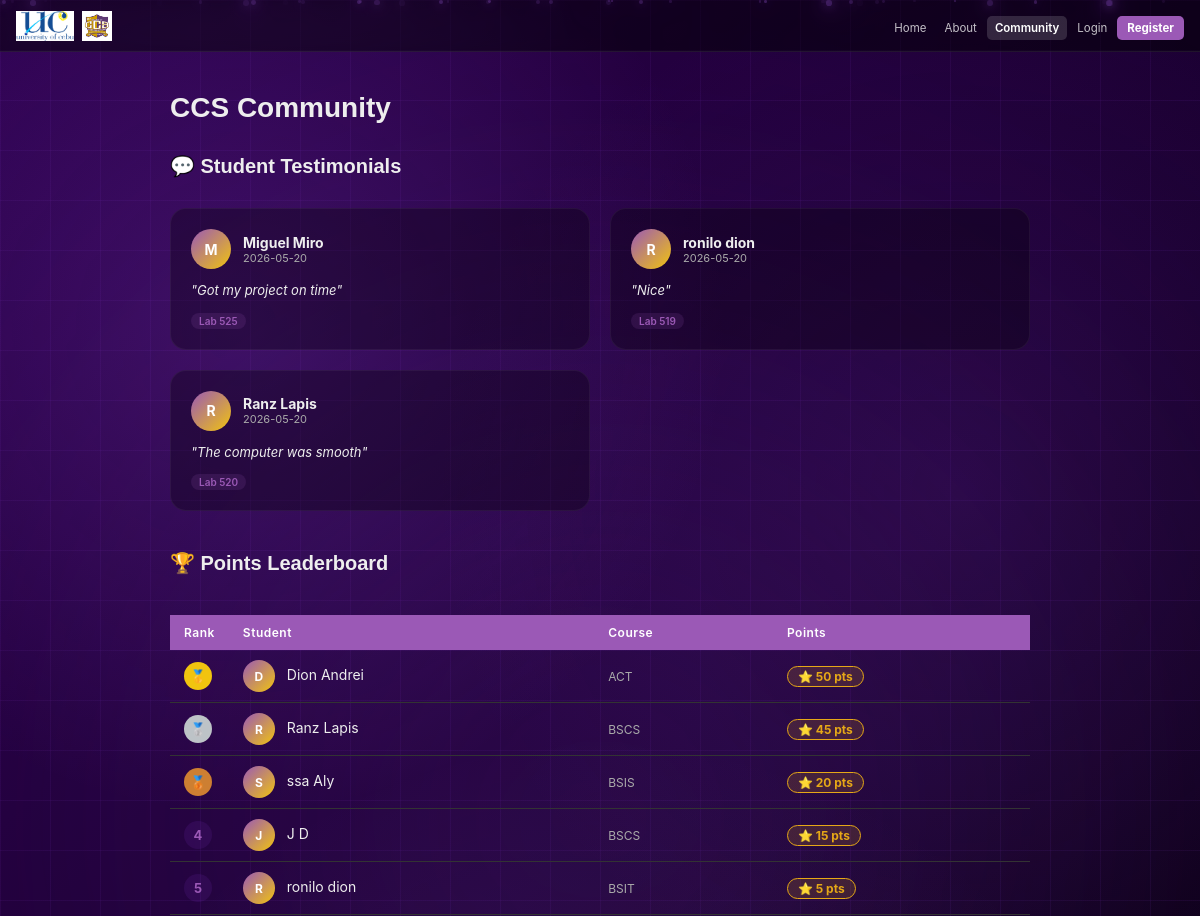
Before: /community (upper part) with the older database file.
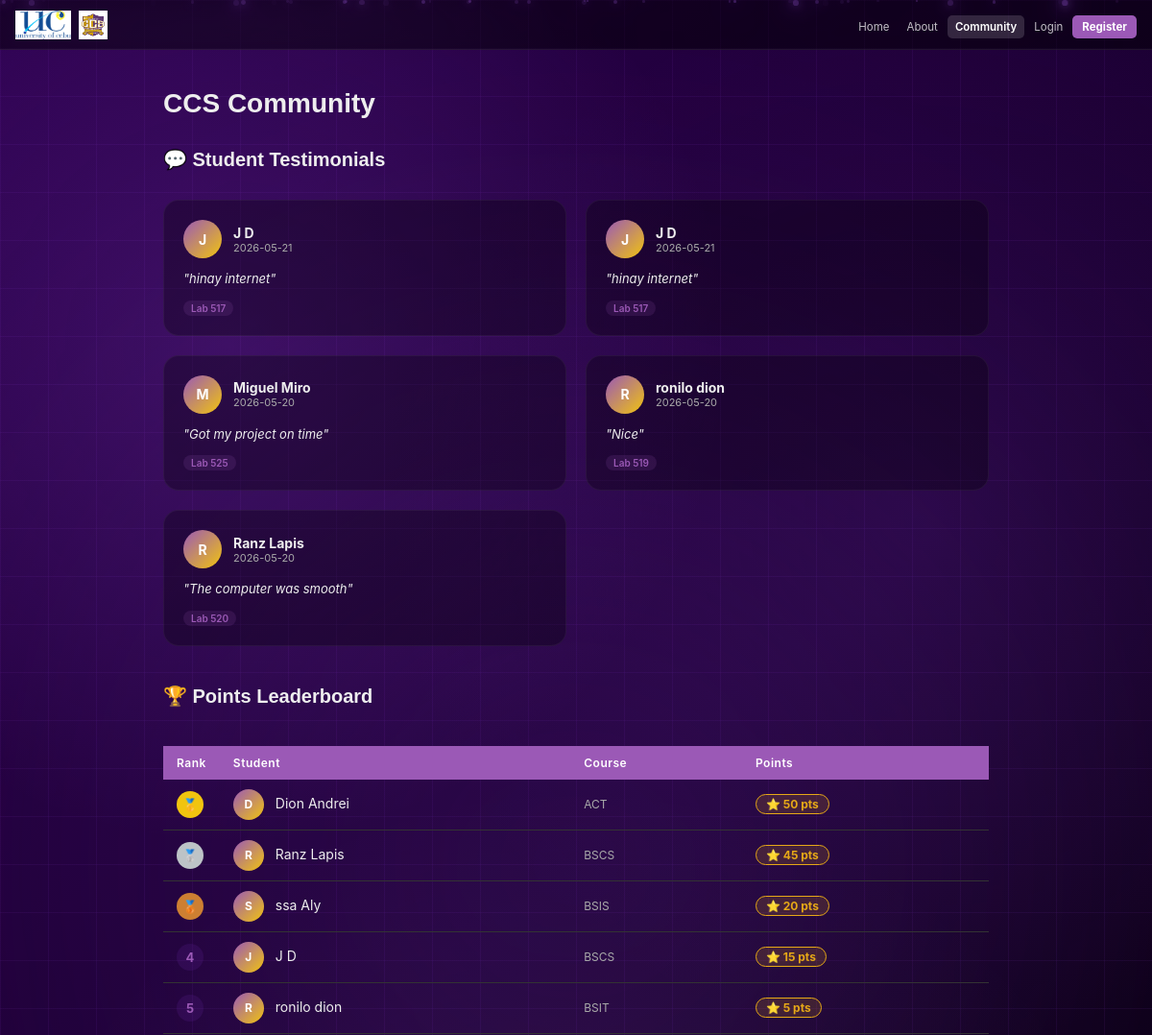
After: the same page with the newer database file.
### tables this page shows
CREATE TABLE feedback (
        id INTEGER PRIMARY KEY AUTOINCREMENT,
        idnum TEXT NOT NULL,
        name TEXT NOT NULL,
        message TEXT NOT NULL,
        lab TEXT,
        date TEXT NOT NULL DEFAULT (DATE('now'))
    , pc_id INTEGER, sitin_id INTEGER);

CREATE TABLE users (
        id INTEGER PRIMARY KEY AUTOINCREMENT,
        idnum TEXT NOT NULL UNIQUE,
        lastname TEXT NOT NULL,
        firstname TEXT NOT NULL,
        midname TEXT,
        email TEXT NOT NULL UNIQUE,
        course TEXT NOT NULL,
        level TEXT NOT NULL,
        address TEXT NOT NULL,
        password TEXT NOT NULL,
        sessions INTEGER NOT NULL DEFAULT 30,
        photo TEXT DEFAULT NULL
    );

CREATE TABLE rewards (
        id INTEGER PRIMARY KEY AUTOINCREMENT,
        idnum TEXT NOT NULL UNIQUE,
        points INTEGER NOT NULL DEFAULT 0
    );

### app.py (the view)
@app.route('/community')
def community():
    conn = get_db()
    testimonials = conn.execute('SELECT * FROM feedback ORDER BY id DESC LIMIT 10').fetchall()
    leaderboard = conn.execute('''SELECT r.idnum, r.points, u.firstname, u.lastname, u.course
                                  FROM rewards r JOIN users u ON u.idnum = r.idnum
                                  ORDER BY r.points DESC LIMIT 10''').fetchall()
    conn.close()
    return render_template('community.html', testimonials=testimonials, leaderboard=leaderboard)

### app.py (called while the page is built, shortened)
def get_db():
    conn = sqlite3.connect(os.path.join(BASE_DIR, 'database.db'))
    conn.row_factory = sqlite3.Row
    return conn

@app.before_request
def csrf_protect():
    if 'csrf_token' not in session:
        session['csrf_token'] = secrets.token_hex(16)
    if request.method == "POST":
        token = session.get('csrf_token', '')
        form_token = request.form.get('csrf_token', '')
        if not token or token != form_token:
            flash('Invalid request. Please try again.', 'error')
            return redirect(request.url)

@app.context_processor
def inject_unread_count():
    return dict(unread_count=0)

### templates/community.html (shortened to what this page needs)
<!DOCTYPE html>
<html lang="en" data-theme="dark">
<head>
  <link rel="stylesheet" href="{{ url_for('static', filename='style.css') }}" />
</head>
<body>
  <nav>
    <div class="nav-left">
      <img src="{{ url_for('static', filename='uclogo.png') }}" alt="UC" class="nav-logo" />
      <img src="{{ url_for('static', filename='ccsmainlogo.png') }}" alt="CCS" class="nav-logo" />
    </div>
    <ul class="nav-links">
      <li><a href="{{ url_for('home') }}">Home</a></li>
      <li><a href="{{ url_for('about') }}">About</a></li>
      <li><a href="{{ url_for('community') }}" class="active">Community</a></li>
      <li><a href="{{ url_for('login') }}">Login</a></li>
      <li><a href="{{ url_for('register') }}" class="btn-nav-register">Register</a></li>
    </ul>
  </nav>
  <main class="community-content">
    <h1>CCS Community</h1>
    {% if testimonials %}
    <h2 style="font-family: 'Syne', sans-serif; font-size: 20px; margin: 30px 0 15px;">💬 Student Testimonials</h2>
    <div class="testimonial-grid">
      {% for t in testimonials %}
      <div class="testimonial-card">
        <div class="testimonial-header">
          <div class="testimonial-avatar">{{ t['name'][0] | upper }}</div>
          <div class="testimonial-info">
            <span class="testimonial-name">{{ t['name'] }}</span>
            <span class="testimonial-date">{{ t['date'] }}</span>
          </div>
        </div>
        <p class="testimonial-body">"{{ t['message'] }}"</p>
        {% if t['lab'] %}
        <span class="testimonial-lab">{{ t['lab'] }}</span>
        {% endif %}
      </div>
      {% endfor %}
    </div>
    {% endif %}
    <h2 style="font-family: 'Syne', sans-serif; font-size: 20px; margin: 40px 0 15px;">🏆 Points Leaderboard</h2>
    <div class="leaderboard-wrap">
      {% if leaderboard %}
      <table class="leaderboard-table">
        <thead>
          <tr>
            <th style="width:50px;">Rank</th>
            <th>Student</th>
            <th>Course</th>
            <th>Points</th>
          </tr>
        </thead>
        <tbody>
          {% for entry in leaderboard %}
          <tr>
            <td>
              <span class="rank-badge {% if loop.index == 1 %}rank-1{% elif loop.index == 2 %}rank-2{% elif loop.index == 3 %}rank-3{% else %}rank-other{% endif %}">
                {% if loop.index == 1 %}🥇{% elif loop.index == 2 %}🥈{% elif loop.index == 3 %}🥉{% else %}{{ loop.index }}{% endif %}
              </span>
            </td>
            <td>
              <span class="lb-avatar">{{ entry['firstname'][0] | upper }}</span>
              {{ entry['firstname'] }} {{ entry['lastname'] }}
            </td>
            <td style="color:var(--muted); font-size:12px;">{{ entry['course'] }}</td>
            <td><span class="points-pill">⭐ {{ entry['points'] }} pts</span></td>
          </tr>
          {% endfor %}
        </tbody>
      </table>
      {% else %}
      <div class="lb-empty">
        🏅 No points awarded yet. Check back soon!
      </div>
      {% endif %}
    </div>
  </main>
</body>
</html>

Changed rows visible on the page:
added feedback: name "J", name "J D", date "2026-05-21", message "hinay internet", lab "Lab 517"
added feedback: name "J", name "J D", date "2026-05-21", message "hinay internet", lab "Lab 517"
